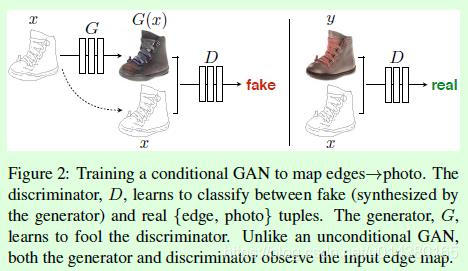
#> input picture Gan/image/20190804114642865.jpg, 468 x 271 px
$ python -i visual_augmentation.py   (imports and definitions only)
#> lines starting #> are read from the running program, lines starting #| are printed output that depends on the picture
#> further down, picture is the input picture: PIL image 468x271 RGB; mean R, G, B 220.3, 232.5, 219.3
import cv2
import numpy as np
import random
from PIL import ImageEnhance
from lib.data.augmentor import set_ratio


# [27 lines left out: functions blur_aug, gray, swap_change, not called in this run]


def adjust_contrast(image, factor):
    mean = image.mean(axis=0).mean(axis=0)
    return _clip((image - mean) * factor + mean)


def adjust_brightness(image, delta):
    return _clip(image + delta * 255)


def adjust_hue(image, delta):
    image[..., 0] = np.mod(image[..., 0] + delta * 180, 180)
    return image


# [17 lines left out: functions adjust_saturation, _clip, not called in this run]


def _uniform(val_range):
    return np.random.uniform(val_range[0], val_range[1])


class ColorDistort:

    # [32 lines left out: functions __init__, __call__, not called in this run]


def data_aug_color(image):
    if random.random() < set_ratio:
        return image
    random_factor = np.random.randint(4, 17) / 10.
    color_image = ImageEnhance.Color(image).enhance(random_factor)
    random_factor = np.random.randint(4, 17) / 10.
    brightness_image = ImageEnhance.Brightness(color_image).enhance(random_factor)
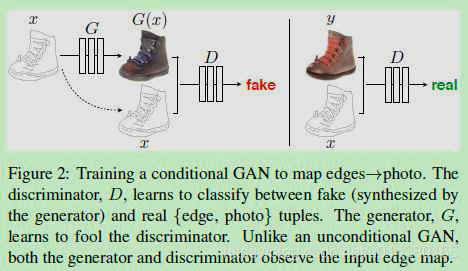
#> brightness_image: PIL image 468x271 RGB; mean R, G, B 193.8, 209.7, 192.4
    random_factor = np.random.randint(6, 15) / 10.
    contrast_image = ImageEnhance.Contrast(brightness_image).enhance(random_factor)
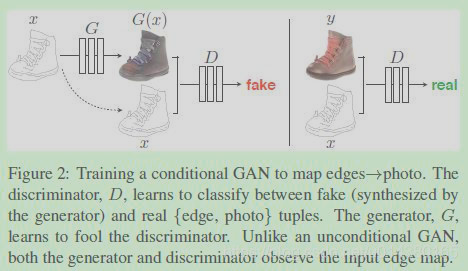
#> contrast_image: PIL image 468x271 RGB; mean R, G, B 197, 206.5, 196.2
    random_factor = np.random.randint(8, 13) / 10.
    return ImageEnhance.Sharpness(contrast_image).enhance(random_factor)


# [46 lines left out: functions data_aug_blur, data_aug_noise, show_edge, not called in this run]


# [3 lines not run here, left out]


>>> from PIL import Image
>>> picture = Image.open('../../../../../Gan/image/20190804114642865.jpg')
>>> result = data_aug_color(picture)
